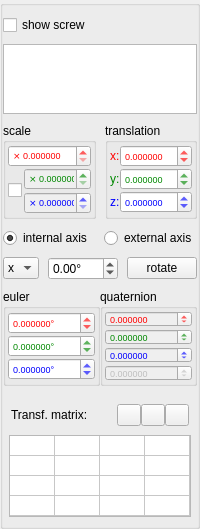
<?xml version="1.0" encoding="UTF-8"?>
<ui version="4.0">
 <class>propTransform</class>
 <widget class="QWidget" name="propTransform">
  <property name="geometry">
   <rect>
    <x>0</x>
    <y>0</y>
    <width>200</width>
    <height>529</height>
   </rect>
  </property>
  <property name="sizePolicy">
   <sizepolicy hsizetype="Preferred" vsizetype="Preferred">
    <horstretch>0</horstretch>
    <verstretch>0</verstretch>
   </sizepolicy>
  </property>
  <property name="minimumSize">
   <size>
    <width>200</width>
    <height>130</height>
   </size>
  </property>
  <property name="maximumSize">
   <size>
    <width>200</width>
    <height>16777215</height>
   </size>
  </property>
  <property name="windowTitle">
   <string>Form</string>
  </property>
  <layout class="QVBoxLayout" name="verticalLayout" stretch="0">
   <property name="spacing">
    <number>0</number>
   </property>
   <property name="leftMargin">
    <number>0</number>
   </property>
   <property name="topMargin">
    <number>0</number>
   </property>
   <property name="rightMargin">
    <number>0</number>
   </property>
   <property name="bottomMargin">
    <number>0</number>
   </property>
   <item>
    <widget class="QGroupBox" name="transformGroup">
     <property name="minimumSize">
      <size>
       <width>200</width>
       <height>0</height>
      </size>
     </property>
     <property name="maximumSize">
      <size>
       <width>200</width>
       <height>16777215</height>
      </size>
     </property>
     <property name="title">
      <string/>
     </property>
     <property name="checkable">
      <bool>false</bool>
     </property>
     <layout class="QVBoxLayout" name="verticalLayout_11">
      <property name="spacing">
       <number>9</number>
      </property>
      <property name="leftMargin">
       <number>0</number>
      </property>
      <property name="topMargin">
       <number>9</number>
      </property>
      <property name="rightMargin">
       <number>0</number>
      </property>
      <property name="bottomMargin">
       <number>9</number>
      </property>
      <item>
       <widget class="QCheckBox" name="showScrewCheckBox">
        <property name="text">
         <string>show screw</string>
        </property>
       </widget>
      </item>
      <item>
       <widget class="QTreeView" name="treeView">
        <property name="enabled">
         <bool>true</bool>
        </property>
        <property name="sizePolicy">
         <sizepolicy hsizetype="Preferred" vsizetype="Preferred">
          <horstretch>0</horstretch>
          <verstretch>0</verstretch>
         </sizepolicy>
        </property>
        <property name="maximumSize">
         <size>
          <width>16777215</width>
          <height>16777215</height>
         </size>
        </property>
        <property name="font">
         <font>
          <pointsize>7</pointsize>
         </font>
        </property>
        <property name="frameShape">
         <enum>QFrame::StyledPanel</enum>
        </property>
        <property name="sizeAdjustPolicy">
         <enum>QAbstractScrollArea::AdjustToContents</enum>
        </property>
       </widget>
      </item>
      <item>
       <layout class="QHBoxLayout" name="horizontalLayout_11">
        <item>
         <widget class="QGroupBox" name="groupBox">
          <property name="title">
           <string>scale</string>
          </property>
          <property name="checkable">
           <bool>false</bool>
          </property>
          <layout class="QVBoxLayout" name="verticalLayout_5">
           <property name="spacing">
            <number>1</number>
           </property>
           <property name="leftMargin">
            <number>2</number>
           </property>
           <property name="topMargin">
            <number>2</number>
           </property>
           <property name="rightMargin">
            <number>2</number>
           </property>
           <property name="bottomMargin">
            <number>2</number>
           </property>
           <item>
            <widget class="QDoubleSpinBox" name="scaleX">
             <property name="sizePolicy">
              <sizepolicy hsizetype="Preferred" vsizetype="Fixed">
               <horstretch>0</horstretch>
               <verstretch>0</verstretch>
              </sizepolicy>
             </property>
             <property name="font">
              <font>
               <pointsize>7</pointsize>
              </font>
             </property>
             <property name="styleSheet">
              <string notr="true">color:#f00;</string>
             </property>
             <property name="prefix">
              <string>⨯ </string>
             </property>
             <property name="decimals">
              <number>6</number>
             </property>
             <property name="minimum">
              <double>0.000000000000000</double>
             </property>
             <property name="maximum">
              <double>1000000000000000078291540404596243842305360299886116864.000000000000000</double>
             </property>
             <property name="singleStep">
              <double>0.100000000000000</double>
             </property>
            </widget>
           </item>
           <item>
            <widget class="QWidget" name="widget_8" native="true">
             <layout class="QHBoxLayout" name="horizontalLayout_6">
              <property name="spacing">
               <number>0</number>
              </property>
              <property name="leftMargin">
               <number>0</number>
              </property>
              <property name="topMargin">
               <number>0</number>
              </property>
              <property name="rightMargin">
               <number>0</number>
              </property>
              <property name="bottomMargin">
               <number>0</number>
              </property>
              <item>
               <widget class="QCheckBox" name="scaleCheck">
                <property name="text">
                 <string/>
                </property>
               </widget>
              </item>
              <item>
               <widget class="QWidget" name="widget_9" native="true">
                <layout class="QVBoxLayout" name="verticalLayout_9">
                 <property name="spacing">
                  <number>2</number>
                 </property>
                 <property name="leftMargin">
                  <number>2</number>
                 </property>
                 <property name="topMargin">
                  <number>0</number>
                 </property>
                 <property name="rightMargin">
                  <number>0</number>
                 </property>
                 <property name="bottomMargin">
                  <number>0</number>
                 </property>
                 <item>
                  <widget class="QDoubleSpinBox" name="scaleY">
                   <property name="enabled">
                    <bool>false</bool>
                   </property>
                   <property name="sizePolicy">
                    <sizepolicy hsizetype="Preferred" vsizetype="Fixed">
                     <horstretch>0</horstretch>
                     <verstretch>0</verstretch>
                    </sizepolicy>
                   </property>
                   <property name="font">
                    <font>
                     <pointsize>7</pointsize>
                    </font>
                   </property>
                   <property name="styleSheet">
                    <string notr="true">color:#080;</string>
                   </property>
                   <property name="prefix">
                    <string>⨯ </string>
                   </property>
                   <property name="decimals">
                    <number>6</number>
                   </property>
                   <property name="minimum">
                    <double>0.000000000000000</double>
                   </property>
                   <property name="maximum">
                    <double>1000000000000000078291540404596243842305360299886116864.000000000000000</double>
                   </property>
                   <property name="singleStep">
                    <double>0.100000000000000</double>
                   </property>
                  </widget>
                 </item>
                 <item>
                  <widget class="QDoubleSpinBox" name="scaleZ">
                   <property name="enabled">
                    <bool>false</bool>
                   </property>
                   <property name="sizePolicy">
                    <sizepolicy hsizetype="Preferred" vsizetype="Fixed">
                     <horstretch>0</horstretch>
                     <verstretch>0</verstretch>
                    </sizepolicy>
                   </property>
                   <property name="font">
                    <font>
                     <pointsize>7</pointsize>
                    </font>
                   </property>
                   <property name="styleSheet">
                    <string notr="true">color:#00f;</string>
                   </property>
                   <property name="prefix">
                    <string>⨯ </string>
                   </property>
                   <property name="decimals">
                    <number>6</number>
                   </property>
                   <property name="minimum">
                    <double>0.000000000000000</double>
                   </property>
                   <property name="maximum">
                    <double>1000000000000000078291540404596243842305360299886116864.000000000000000</double>
                   </property>
                   <property name="singleStep">
                    <double>0.100000000000000</double>
                   </property>
                  </widget>
                 </item>
                </layout>
               </widget>
              </item>
             </layout>
            </widget>
           </item>
          </layout>
         </widget>
        </item>
        <item>
         <widget class="QGroupBox" name="groupBox_2">
          <property name="title">
           <string>translation</string>
          </property>
          <layout class="QVBoxLayout" name="verticalLayout_6">
           <property name="spacing">
            <number>1</number>
           </property>
           <property name="leftMargin">
            <number>2</number>
           </property>
           <property name="topMargin">
            <number>2</number>
           </property>
           <property name="rightMargin">
            <number>2</number>
           </property>
           <property name="bottomMargin">
            <number>2</number>
           </property>
           <item>
            <layout class="QHBoxLayout" name="horizontalLayout_7">
             <property name="spacing">
              <number>0</number>
             </property>
             <item>
              <widget class="QLabel" name="label">
               <property name="styleSheet">
                <string notr="true">color:#f00;</string>
               </property>
               <property name="text">
                <string>x:</string>
               </property>
              </widget>
             </item>
             <item>
              <widget class="QDoubleSpinBox" name="transX">
               <property name="sizePolicy">
                <sizepolicy hsizetype="Preferred" vsizetype="Fixed">
                 <horstretch>0</horstretch>
                 <verstretch>0</verstretch>
                </sizepolicy>
               </property>
               <property name="font">
                <font>
                 <pointsize>7</pointsize>
                </font>
               </property>
               <property name="styleSheet">
                <string notr="true">color:#f00;</string>
               </property>
               <property name="decimals">
                <number>6</number>
               </property>
               <property name="minimum">
                <double>-1000000000000000048346692115553659057528394845890514255872.000000000000000</double>
               </property>
               <property name="maximum">
                <double>1000000000000000078291540404596243842305360299886116864.000000000000000</double>
               </property>
               <property name="singleStep">
                <double>0.100000000000000</double>
               </property>
              </widget>
             </item>
            </layout>
           </item>
           <item>
            <layout class="QHBoxLayout" name="horizontalLayout_8">
             <property name="spacing">
              <number>0</number>
             </property>
             <item>
              <widget class="QLabel" name="label_2">
               <property name="styleSheet">
                <string notr="true">color:#080;</string>
               </property>
               <property name="text">
                <string>y:</string>
               </property>
              </widget>
             </item>
             <item>
              <widget class="QDoubleSpinBox" name="transY">
               <property name="sizePolicy">
                <sizepolicy hsizetype="Preferred" vsizetype="Fixed">
                 <horstretch>0</horstretch>
                 <verstretch>0</verstretch>
                </sizepolicy>
               </property>
               <property name="font">
                <font>
                 <pointsize>7</pointsize>
                </font>
               </property>
               <property name="styleSheet">
                <string notr="true">color:#080;</string>
               </property>
               <property name="decimals">
                <number>6</number>
               </property>
               <property name="minimum">
                <double>-1000000000000000048346692115553659057528394845890514255872.000000000000000</double>
               </property>
               <property name="maximum">
                <double>1000000000000000078291540404596243842305360299886116864.000000000000000</double>
               </property>
               <property name="singleStep">
                <double>0.100000000000000</double>
               </property>
              </widget>
             </item>
            </layout>
           </item>
           <item>
            <layout class="QHBoxLayout" name="horizontalLayout_10">
             <property name="spacing">
              <number>0</number>
             </property>
             <item>
              <widget class="QLabel" name="label_3">
               <property name="styleSheet">
                <string notr="true">color:#00f;</string>
               </property>
               <property name="text">
                <string>z:</string>
               </property>
              </widget>
             </item>
             <item>
              <widget class="QDoubleSpinBox" name="transZ">
               <property name="sizePolicy">
                <sizepolicy hsizetype="Preferred" vsizetype="Fixed">
                 <horstretch>0</horstretch>
                 <verstretch>0</verstretch>
                </sizepolicy>
               </property>
               <property name="font">
                <font>
                 <pointsize>7</pointsize>
                </font>
               </property>
               <property name="styleSheet">
                <string notr="true">color:#00f;</string>
               </property>
               <property name="decimals">
                <number>6</number>
               </property>
               <property name="minimum">
                <double>-1000000000000000048346692115553659057528394845890514255872.000000000000000</double>
               </property>
               <property name="maximum">
                <double>1000000000000000078291540404596243842305360299886116864.000000000000000</double>
               </property>
               <property name="singleStep">
                <double>0.100000000000000</double>
               </property>
              </widget>
             </item>
            </layout>
           </item>
          </layout>
         </widget>
        </item>
       </layout>
      </item>
      <item>
       <layout class="QVBoxLayout" name="verticalLayout_4">
        <item>
         <layout class="QHBoxLayout" name="horizontalLayout_4">
          <item>
           <widget class="QRadioButton" name="internalAxisRadio">
            <property name="sizePolicy">
             <sizepolicy hsizetype="Preferred" vsizetype="Fixed">
              <horstretch>0</horstretch>
              <verstretch>0</verstretch>
             </sizepolicy>
            </property>
            <property name="text">
             <string>internal axis</string>
            </property>
            <property name="checked">
             <bool>true</bool>
            </property>
           </widget>
          </item>
          <item>
           <widget class="QRadioButton" name="externalAxisRadio">
            <property name="sizePolicy">
             <sizepolicy hsizetype="Preferred" vsizetype="Fixed">
              <horstretch>0</horstretch>
              <verstretch>0</verstretch>
             </sizepolicy>
            </property>
            <property name="text">
             <string>external axis</string>
            </property>
           </widget>
          </item>
         </layout>
        </item>
        <item>
         <layout class="QHBoxLayout" name="horizontalLayout_12">
          <item>
           <widget class="QComboBox" name="axisCombo">
            <property name="sizePolicy">
             <sizepolicy hsizetype="Preferred" vsizetype="Fixed">
              <horstretch>0</horstretch>
              <verstretch>0</verstretch>
             </sizepolicy>
            </property>
            <property name="maximumSize">
             <size>
              <width>16777215</width>
              <height>16777215</height>
             </size>
            </property>
            <item>
             <property name="text">
              <string>x</string>
             </property>
            </item>
            <item>
             <property name="text">
              <string>y</string>
             </property>
            </item>
            <item>
             <property name="text">
              <string>z</string>
             </property>
            </item>
           </widget>
          </item>
          <item>
           <widget class="QDoubleSpinBox" name="angleSpinBox">
            <property name="sizePolicy">
             <sizepolicy hsizetype="Preferred" vsizetype="Fixed">
              <horstretch>0</horstretch>
              <verstretch>0</verstretch>
             </sizepolicy>
            </property>
            <property name="suffix">
             <string>°</string>
            </property>
            <property name="minimum">
             <double>-10000000000000000.000000000000000</double>
            </property>
            <property name="maximum">
             <double>9999999999999.000000000000000</double>
            </property>
           </widget>
          </item>
          <item>
           <widget class="QPushButton" name="rotButton">
            <property name="sizePolicy">
             <sizepolicy hsizetype="Preferred" vsizetype="Fixed">
              <horstretch>0</horstretch>
              <verstretch>0</verstretch>
             </sizepolicy>
            </property>
            <property name="maximumSize">
             <size>
              <width>16777215</width>
              <height>16777215</height>
             </size>
            </property>
            <property name="text">
             <string>rotate</string>
            </property>
           </widget>
          </item>
         </layout>
        </item>
        <item>
         <layout class="QHBoxLayout" name="horizontalLayout">
          <property name="spacing">
           <number>0</number>
          </property>
          <property name="topMargin">
           <number>0</number>
          </property>
          <property name="bottomMargin">
           <number>0</number>
          </property>
          <item>
           <widget class="QGroupBox" name="groupBox_3">
            <property name="title">
             <string>euler</string>
            </property>
            <layout class="QVBoxLayout" name="verticalLayout_7" stretch="0,0,0">
             <property name="spacing">
              <number>0</number>
             </property>
             <property name="leftMargin">
              <number>2</number>
             </property>
             <property name="topMargin">
              <number>2</number>
             </property>
             <property name="rightMargin">
              <number>2</number>
             </property>
             <property name="bottomMargin">
              <number>2</number>
             </property>
             <item>
              <widget class="QDoubleSpinBox" name="eulerX">
               <property name="sizePolicy">
                <sizepolicy hsizetype="Preferred" vsizetype="Fixed">
                 <horstretch>0</horstretch>
                 <verstretch>0</verstretch>
                </sizepolicy>
               </property>
               <property name="font">
                <font>
                 <pointsize>7</pointsize>
                </font>
               </property>
               <property name="styleSheet">
                <string notr="true">color:#f00;</string>
               </property>
               <property name="suffix">
                <string>°</string>
               </property>
               <property name="decimals">
                <number>6</number>
               </property>
               <property name="minimum">
                <double>-9999999999999999932209486743616279764617084419440640.000000000000000</double>
               </property>
               <property name="maximum">
                <double>1000000000000000078291540404596243842305360299886116864.000000000000000</double>
               </property>
              </widget>
             </item>
             <item>
              <widget class="QDoubleSpinBox" name="eulerY">
               <property name="sizePolicy">
                <sizepolicy hsizetype="Preferred" vsizetype="Fixed">
                 <horstretch>0</horstretch>
                 <verstretch>0</verstretch>
                </sizepolicy>
               </property>
               <property name="font">
                <font>
                 <pointsize>7</pointsize>
                </font>
               </property>
               <property name="styleSheet">
                <string notr="true">color:#080;</string>
               </property>
               <property name="suffix">
                <string>°</string>
               </property>
               <property name="decimals">
                <number>6</number>
               </property>
               <property name="minimum">
                <double>-9999999999999999932209486743616279764617084419440640.000000000000000</double>
               </property>
               <property name="maximum">
                <double>1000000000000000078291540404596243842305360299886116864.000000000000000</double>
               </property>
              </widget>
             </item>
             <item>
              <widget class="QDoubleSpinBox" name="eulerZ">
               <property name="sizePolicy">
                <sizepolicy hsizetype="Preferred" vsizetype="Fixed">
                 <horstretch>0</horstretch>
                 <verstretch>0</verstretch>
                </sizepolicy>
               </property>
               <property name="font">
                <font>
                 <pointsize>7</pointsize>
                </font>
               </property>
               <property name="styleSheet">
                <string notr="true">color:#00f;</string>
               </property>
               <property name="suffix">
                <string>°</string>
               </property>
               <property name="decimals">
                <number>6</number>
               </property>
               <property name="minimum">
                <double>-9999999999999999932209486743616279764617084419440640.000000000000000</double>
               </property>
               <property name="maximum">
                <double>1000000000000000078291540404596243842305360299886116864.000000000000000</double>
               </property>
              </widget>
             </item>
            </layout>
           </widget>
          </item>
          <item>
           <widget class="QGroupBox" name="groupBox_4">
            <property name="title">
             <string>quaternion</string>
            </property>
            <layout class="QVBoxLayout" name="verticalLayout_8">
             <property name="spacing">
              <number>2</number>
             </property>
             <property name="leftMargin">
              <number>2</number>
             </property>
             <property name="topMargin">
              <number>2</number>
             </property>
             <property name="rightMargin">
              <number>2</number>
             </property>
             <property name="bottomMargin">
              <number>2</number>
             </property>
             <item>
              <widget class="QDoubleSpinBox" name="quatX">
               <property name="enabled">
                <bool>false</bool>
               </property>
               <property name="sizePolicy">
                <sizepolicy hsizetype="Preferred" vsizetype="Fixed">
                 <horstretch>0</horstretch>
                 <verstretch>0</verstretch>
                </sizepolicy>
               </property>
               <property name="font">
                <font>
                 <pointsize>7</pointsize>
                </font>
               </property>
               <property name="styleSheet">
                <string notr="true">color:#f00;</string>
               </property>
               <property name="decimals">
                <number>6</number>
               </property>
               <property name="minimum">
                <double>-100000000000000007629769841091887003294964970946560.000000000000000</double>
               </property>
               <property name="maximum">
                <double>999999999999999993220948674361627976461708441944064.000000000000000</double>
               </property>
              </widget>
             </item>
             <item>
              <widget class="QDoubleSpinBox" name="quatY">
               <property name="enabled">
                <bool>false</bool>
               </property>
               <property name="sizePolicy">
                <sizepolicy hsizetype="Preferred" vsizetype="Fixed">
                 <horstretch>0</horstretch>
                 <verstretch>0</verstretch>
                </sizepolicy>
               </property>
               <property name="font">
                <font>
                 <pointsize>7</pointsize>
                </font>
               </property>
               <property name="styleSheet">
                <string notr="true">color:#080;</string>
               </property>
               <property name="decimals">
                <number>6</number>
               </property>
               <property name="minimum">
                <double>-100000000000000007629769841091887003294964970946560.000000000000000</double>
               </property>
               <property name="maximum">
                <double>999999999999999993220948674361627976461708441944064.000000000000000</double>
               </property>
              </widget>
             </item>
             <item>
              <widget class="QDoubleSpinBox" name="quatZ">
               <property name="enabled">
                <bool>false</bool>
               </property>
               <property name="sizePolicy">
                <sizepolicy hsizetype="Preferred" vsizetype="Fixed">
                 <horstretch>0</horstretch>
                 <verstretch>0</verstretch>
                </sizepolicy>
               </property>
               <property name="font">
                <font>
                 <pointsize>7</pointsize>
                </font>
               </property>
               <property name="styleSheet">
                <string notr="true">color:#00f;</string>
               </property>
               <property name="decimals">
                <number>6</number>
               </property>
               <property name="minimum">
                <double>-100000000000000007629769841091887003294964970946560.000000000000000</double>
               </property>
               <property name="maximum">
                <double>999999999999999993220948674361627976461708441944064.000000000000000</double>
               </property>
              </widget>
             </item>
             <item>
              <widget class="QDoubleSpinBox" name="quatW">
               <property name="enabled">
                <bool>false</bool>
               </property>
               <property name="sizePolicy">
                <sizepolicy hsizetype="Preferred" vsizetype="Fixed">
                 <horstretch>0</horstretch>
                 <verstretch>0</verstretch>
                </sizepolicy>
               </property>
               <property name="font">
                <font>
                 <pointsize>7</pointsize>
                </font>
               </property>
               <property name="prefix">
                <string/>
               </property>
               <property name="decimals">
                <number>6</number>
               </property>
               <property name="minimum">
                <double>-100000000000000007629769841091887003294964970946560.000000000000000</double>
               </property>
               <property name="maximum">
                <double>999999999999999993220948674361627976461708441944064.000000000000000</double>
               </property>
              </widget>
             </item>
            </layout>
           </widget>
          </item>
         </layout>
        </item>
       </layout>
      </item>
      <item>
       <widget class="QWidget" name="widget_7" native="true">
        <property name="minimumSize">
         <size>
          <width>0</width>
          <height>0</height>
         </size>
        </property>
        <property name="maximumSize">
         <size>
          <width>16777215</width>
          <height>16777215</height>
         </size>
        </property>
        <layout class="QHBoxLayout" name="horizontalLayout_5">
         <property name="spacing">
          <number>2</number>
         </property>
         <property name="leftMargin">
          <number>0</number>
         </property>
         <property name="topMargin">
          <number>0</number>
         </property>
         <property name="rightMargin">
          <number>0</number>
         </property>
         <property name="bottomMargin">
          <number>0</number>
         </property>
        </layout>
       </widget>
      </item>
      <item>
       <widget class="QWidget" name="widget" native="true">
        <property name="sizePolicy">
         <sizepolicy hsizetype="Preferred" vsizetype="Preferred">
          <horstretch>0</horstretch>
          <verstretch>0</verstretch>
         </sizepolicy>
        </property>
        <property name="minimumSize">
         <size>
          <width>0</width>
          <height>0</height>
         </size>
        </property>
        <property name="maximumSize">
         <size>
          <width>16777215</width>
          <height>16777215</height>
         </size>
        </property>
        <layout class="QVBoxLayout" name="verticalLayout_3">
         <property name="spacing">
          <number>0</number>
         </property>
         <property name="leftMargin">
          <number>0</number>
         </property>
         <property name="topMargin">
          <number>0</number>
         </property>
         <property name="rightMargin">
          <number>0</number>
         </property>
         <property name="bottomMargin">
          <number>0</number>
         </property>
         <item>
          <widget class="QWidget" name="widget_4" native="true">
           <property name="sizePolicy">
            <sizepolicy hsizetype="Preferred" vsizetype="Preferred">
             <horstretch>0</horstretch>
             <verstretch>0</verstretch>
            </sizepolicy>
           </property>
           <property name="maximumSize">
            <size>
             <width>16777215</width>
             <height>48</height>
            </size>
           </property>
           <layout class="QHBoxLayout" name="horizontalLayout_3">
            <property name="spacing">
             <number>0</number>
            </property>
            <property name="leftMargin">
             <number>8</number>
            </property>
            <property name="topMargin">
             <number>0</number>
            </property>
            <property name="rightMargin">
             <number>8</number>
            </property>
            <property name="bottomMargin">
             <number>0</number>
            </property>
            <item>
             <widget class="QLabel" name="matrixLabel">
              <property name="text">
               <string>Transf. matrix:</string>
              </property>
              <property name="alignment">
               <set>Qt::AlignLeading|Qt::AlignLeft|Qt::AlignVCenter</set>
              </property>
             </widget>
            </item>
            <item>
             <widget class="QPushButton" name="clearButton">
              <property name="maximumSize">
               <size>
                <width>24</width>
                <height>16777215</height>
               </size>
              </property>
              <property name="toolTip">
               <string>clear transformation</string>
              </property>
              <property name="text">
               <string/>
              </property>
              <property name="icon">
               <iconset resource="dpVision.qrc">
                <normaloff>:/icons/Erase.ico</normaloff>:/icons/Erase.ico</iconset>
              </property>
             </widget>
            </item>
            <item>
             <widget class="QPushButton" name="copyButton">
              <property name="maximumSize">
               <size>
                <width>24</width>
                <height>16777215</height>
               </size>
              </property>
              <property name="toolTip">
               <string>copy matrix to clipboard</string>
              </property>
              <property name="text">
               <string/>
              </property>
              <property name="icon">
               <iconset resource="dpVision.qrc">
                <normaloff>:/icons/Copy.ico</normaloff>:/icons/Copy.ico</iconset>
              </property>
              <property name="iconSize">
               <size>
                <width>16</width>
                <height>16</height>
               </size>
              </property>
             </widget>
            </item>
            <item>
             <widget class="QPushButton" name="pasteButton">
              <property name="maximumSize">
               <size>
                <width>24</width>
                <height>16777215</height>
               </size>
              </property>
              <property name="toolTip">
               <string>paste matrix from clipboard</string>
              </property>
              <property name="text">
               <string/>
              </property>
              <property name="icon">
               <iconset resource="dpVision.qrc">
                <normaloff>:/icons/Paste.ico</normaloff>:/icons/Paste.ico</iconset>
              </property>
             </widget>
            </item>
           </layout>
          </widget>
         </item>
        </layout>
       </widget>
      </item>
      <item>
       <widget class="QWidget" name="widget_10" native="true">
        <layout class="QHBoxLayout" name="horizontalLayout_9">
         <property name="leftMargin">
          <number>0</number>
         </property>
         <property name="topMargin">
          <number>0</number>
         </property>
         <property name="rightMargin">
          <number>0</number>
         </property>
         <property name="bottomMargin">
          <number>0</number>
         </property>
         <item>
          <widget class="QTableWidget" name="matrixTable">
           <property name="sizePolicy">
            <sizepolicy hsizetype="Preferred" vsizetype="Fixed">
             <horstretch>0</horstretch>
             <verstretch>0</verstretch>
            </sizepolicy>
           </property>
           <property name="minimumSize">
            <size>
             <width>182</width>
             <height>82</height>
            </size>
           </property>
           <property name="maximumSize">
            <size>
             <width>182</width>
             <height>82</height>
            </size>
           </property>
           <property name="font">
            <font>
             <pointsize>7</pointsize>
            </font>
           </property>
           <property name="frameShape">
            <enum>QFrame::StyledPanel</enum>
           </property>
           <property name="frameShadow">
            <enum>QFrame::Sunken</enum>
           </property>
           <property name="verticalScrollBarPolicy">
            <enum>Qt::ScrollBarAlwaysOff</enum>
           </property>
           <property name="horizontalScrollBarPolicy">
            <enum>Qt::ScrollBarAlwaysOff</enum>
           </property>
           <property name="autoScroll">
            <bool>false</bool>
           </property>
           <property name="dragDropOverwriteMode">
            <bool>false</bool>
           </property>
           <property name="textElideMode">
            <enum>Qt::ElideNone</enum>
           </property>
           <property name="gridStyle">
            <enum>Qt::SolidLine</enum>
           </property>
           <property name="wordWrap">
            <bool>false</bool>
           </property>
           <property name="cornerButtonEnabled">
            <bool>false</bool>
           </property>
           <property name="rowCount">
            <number>4</number>
           </property>
           <property name="columnCount">
            <number>4</number>
           </property>
           <attribute name="horizontalHeaderVisible">
            <bool>false</bool>
           </attribute>
           <attribute name="horizontalHeaderMinimumSectionSize">
            <number>45</number>
           </attribute>
           <attribute name="horizontalHeaderDefaultSectionSize">
            <number>45</number>
           </attribute>
           <attribute name="horizontalHeaderHighlightSections">
            <bool>false</bool>
           </attribute>
           <attribute name="verticalHeaderVisible">
            <bool>false</bool>
           </attribute>
           <attribute name="verticalHeaderMinimumSectionSize">
            <number>20</number>
           </attribute>
           <attribute name="verticalHeaderDefaultSectionSize">
            <number>20</number>
           </attribute>
           <attribute name="verticalHeaderHighlightSections">
            <bool>false</bool>
           </attribute>
           <row/>
           <row/>
           <row/>
           <row/>
           <column/>
           <column/>
           <column/>
           <column/>
          </widget>
         </item>
        </layout>
       </widget>
      </item>
     </layout>
    </widget>
   </item>
  </layout>
 </widget>
 <resources>
  <include location="dpVision.qrc"/>
 </resources>
 <connections>
  <connection>
   <sender>clearButton</sender>
   <signal>clicked()</signal>
   <receiver>propTransform</receiver>
   <slot>clearMatrix()</slot>
   <hints>
    <hint type="sourcelabel">
     <x>127</x>
     <y>427</y>
    </hint>
    <hint type="destinationlabel">
     <x>99</x>
     <y>414</y>
    </hint>
   </hints>
  </connection>
  <connection>
   <sender>copyButton</sender>
   <signal>clicked()</signal>
   <receiver>propTransform</receiver>
   <slot>copyToClipboard()</slot>
   <hints>
    <hint type="sourcelabel">
     <x>151</x>
     <y>427</y>
    </hint>
    <hint type="destinationlabel">
     <x>99</x>
     <y>414</y>
    </hint>
   </hints>
  </connection>
  <connection>
   <sender>pasteButton</sender>
   <signal>clicked()</signal>
   <receiver>propTransform</receiver>
   <slot>pasteFromClipboard()</slot>
   <hints>
    <hint type="sourcelabel">
     <x>175</x>
     <y>427</y>
    </hint>
    <hint type="destinationlabel">
     <x>99</x>
     <y>414</y>
    </hint>
   </hints>
  </connection>
  <connection>
   <sender>rotButton</sender>
   <signal>clicked()</signal>
   <receiver>propTransform</receiver>
   <slot>onRotButton()</slot>
   <hints>
    <hint type="sourcelabel">
     <x>169</x>
     <y>222</y>
    </hint>
    <hint type="destinationlabel">
     <x>99</x>
     <y>190</y>
    </hint>
   </hints>
  </connection>
  <connection>
   <sender>eulerX</sender>
   <signal>valueChanged(double)</signal>
   <receiver>propTransform</receiver>
   <slot>changedEul(double)</slot>
   <hints>
    <hint type="sourcelabel">
     <x>52</x>
     <y>196</y>
    </hint>
    <hint type="destinationlabel">
     <x>99</x>
     <y>239</y>
    </hint>
   </hints>
  </connection>
  <connection>
   <sender>eulerY</sender>
   <signal>valueChanged(double)</signal>
   <receiver>propTransform</receiver>
   <slot>changedEul(double)</slot>
   <hints>
    <hint type="sourcelabel">
     <x>52</x>
     <y>222</y>
    </hint>
    <hint type="destinationlabel">
     <x>99</x>
     <y>239</y>
    </hint>
   </hints>
  </connection>
  <connection>
   <sender>eulerZ</sender>
   <signal>valueChanged(double)</signal>
   <receiver>propTransform</receiver>
   <slot>changedEul(double)</slot>
   <hints>
    <hint type="sourcelabel">
     <x>52</x>
     <y>248</y>
    </hint>
    <hint type="destinationlabel">
     <x>99</x>
     <y>239</y>
    </hint>
   </hints>
  </connection>
  <connection>
   <sender>transX</sender>
   <signal>valueChanged(double)</signal>
   <receiver>propTransform</receiver>
   <slot>changedTra(double)</slot>
   <hints>
    <hint type="sourcelabel">
     <x>145</x>
     <y>304</y>
    </hint>
    <hint type="destinationlabel">
     <x>99</x>
     <y>239</y>
    </hint>
   </hints>
  </connection>
  <connection>
   <sender>transY</sender>
   <signal>valueChanged(double)</signal>
   <receiver>propTransform</receiver>
   <slot>changedTra(double)</slot>
   <hints>
    <hint type="sourcelabel">
     <x>145</x>
     <y>324</y>
    </hint>
    <hint type="destinationlabel">
     <x>99</x>
     <y>239</y>
    </hint>
   </hints>
  </connection>
  <connection>
   <sender>transZ</sender>
   <signal>valueChanged(double)</signal>
   <receiver>propTransform</receiver>
   <slot>changedTra(double)</slot>
   <hints>
    <hint type="sourcelabel">
     <x>145</x>
     <y>344</y>
    </hint>
    <hint type="destinationlabel">
     <x>99</x>
     <y>239</y>
    </hint>
   </hints>
  </connection>
  <connection>
   <sender>scaleZ</sender>
   <signal>valueChanged(double)</signal>
   <receiver>propTransform</receiver>
   <slot>changedSca(double)</slot>
   <hints>
    <hint type="sourcelabel">
     <x>53</x>
     <y>344</y>
    </hint>
    <hint type="destinationlabel">
     <x>99</x>
     <y>239</y>
    </hint>
   </hints>
  </connection>
  <connection>
   <sender>scaleY</sender>
   <signal>valueChanged(double)</signal>
   <receiver>propTransform</receiver>
   <slot>changedSca(double)</slot>
   <hints>
    <hint type="sourcelabel">
     <x>53</x>
     <y>324</y>
    </hint>
    <hint type="destinationlabel">
     <x>99</x>
     <y>239</y>
    </hint>
   </hints>
  </connection>
  <connection>
   <sender>scaleX</sender>
   <signal>valueChanged(double)</signal>
   <receiver>propTransform</receiver>
   <slot>changedSca(double)</slot>
   <hints>
    <hint type="sourcelabel">
     <x>53</x>
     <y>304</y>
    </hint>
    <hint type="destinationlabel">
     <x>99</x>
     <y>239</y>
    </hint>
   </hints>
  </connection>
  <connection>
   <sender>scaleCheck</sender>
   <signal>stateChanged(int)</signal>
   <receiver>propTransform</receiver>
   <slot>onScaleCheck(int)</slot>
   <hints>
    <hint type="sourcelabel">
     <x>20</x>
     <y>334</y>
    </hint>
    <hint type="destinationlabel">
     <x>99</x>
     <y>239</y>
    </hint>
   </hints>
  </connection>
  <connection>
   <sender>showScrewCheckBox</sender>
   <signal>toggled(bool)</signal>
   <receiver>propTransform</receiver>
   <slot>onShowScrewCheckBox(bool)</slot>
   <hints>
    <hint type="sourcelabel">
     <x>99</x>
     <y>22</y>
    </hint>
    <hint type="destinationlabel">
     <x>99</x>
     <y>213</y>
    </hint>
   </hints>
  </connection>
 </connections>
 <slots>
  <slot>changedEul(double)</slot>
  <slot>changedTra(double)</slot>
  <slot>changedSca(double)</slot>
  <slot>changedQua(double)</slot>
  <slot>clearMatrix()</slot>
  <slot>copyToClipboard()</slot>
  <slot>pasteFromClipboard()</slot>
  <slot>onRotButton()</slot>
  <slot>onScaleCheck(int)</slot>
  <slot>onShowScrewCheckBox(bool)</slot>
 </slots>
</ui>
